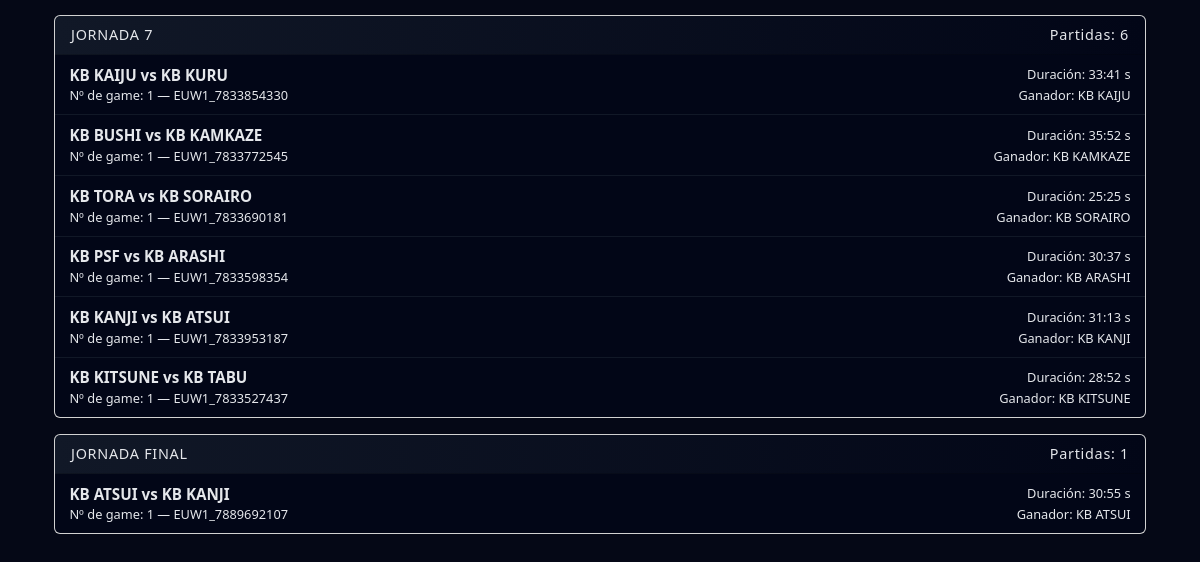
The page /buscar_partidos/ (lower part) on the database as committed earlier.
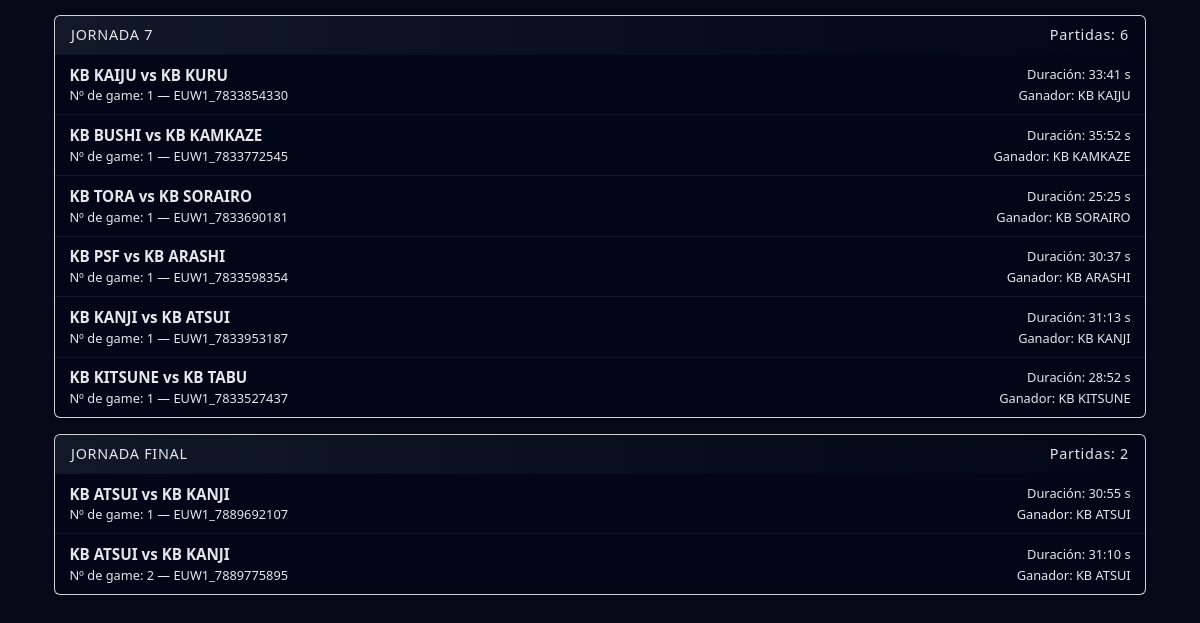
The same page on the database as committed later.
### KBStats/Cinturones/models.py (models this page shows, shortened)
class Partida(models.Model):
	match_id = models.CharField(max_length=100, unique=True)
	jornada = models.CharField(max_length=100, blank=True, null=True)
	numero_partida = models.CharField(max_length=50, blank=True, null=True)
	equipo_azul = models.ForeignKey(Equipo, related_name='partidas_azul', on_delete=models.PROTECT)
	equipo_rojo = models.ForeignKey(Equipo, related_name='partidas_rojo', on_delete=models.PROTECT)
	ganador_equipo = models.ForeignKey(Equipo, null=True, blank=True, related_name='partidas_ganadas', on_delete=models.SET_NULL)
	duracion_segundos = models.IntegerField(default=0)
	dragones_azul = models.IntegerField(default=0)
	dragones_rojo = models.IntegerField(default=0)
	heraldos_azul = models.IntegerField(default=0)
	heraldos_rojo = models.IntegerField(default=0)
	barones_azul = models.IntegerField(default=0)
	barones_rojo = models.IntegerField(default=0)
	elders_azul = models.IntegerField(default=0)
	elders_rojo = models.IntegerField(default=0)
	atakhan_azul = models.IntegerField(default=0)
	atakhan_rojo = models.IntegerField(default=0)
	position_data = models.JSONField(null=True, blank=True)
	created_at = models.DateTimeField(auto_now_add=True)
	class Meta:
		verbose_name = "Partida"
		verbose_name_plural = "Partidas"

class Equipo(models.Model):
	nombre = models.CharField(max_length=200, unique=True)
	class Meta:
		verbose_name = "Equipo"
		verbose_name_plural = "Equipos"

### KBStats/Cinturones/views.py (the view)
# urls.py: path('buscar_partidos/', buscar_partidos_form, name='buscar_partidos_form'),
def buscar_partidos_form(request):
	jornada = request.GET.get('jornada')
	sort = request.GET.get('sort')
	order = request.GET.get('order', 'asc')
	sort_map = {
		'jornada': 'jornada',
		'numero': 'numero_partida',
		'duracion': 'duracion_segundos',
		'equipo_azul': 'equipo_azul__nombre',
		'equipo_rojo': 'equipo_rojo__nombre',
		'ganador': 'ganador_equipo__nombre',
		'created': 'created_at',
	}
	if jornada:
		partidas_qs = (Partida.objects
			.filter(jornada=jornada)
			.select_related('equipo_azul', 'equipo_rojo', 'ganador_equipo'))
		default_order = ['numero_partida']
	else:
		partidas_qs = (Partida.objects
			.all()
			.select_related('equipo_azul', 'equipo_rojo', 'ganador_equipo'))
		default_order = ['jornada', 'numero_partida']
	if sort in sort_map:
		field = sort_map[sort]
		if order == 'desc':
			field = f'-{field}'
		partidas_qs = partidas_qs.order_by(field)
	else:
		partidas_qs = partidas_qs.order_by(*default_order)
	partidas_result = []
	for p in partidas_qs:
		partidas_result.append({
			'id': p.id,
			'match_id': p.match_id,
			'jornada': p.jornada,
			'numero_partida': p.numero_partida,
			'equipo_azul': p.equipo_azul.nombre if p.equipo_azul else None,
			'equipo_rojo': p.equipo_rojo.nombre if p.equipo_rojo else None,
			'ganador_equipo': p.ganador_equipo.nombre if p.ganador_equipo else None,
			'duracion_segundos': f"{p.duracion_segundos//60}:{p.duracion_segundos%60:02}",
		})
	groups = []
	if jornada:
		groups = [{
			'jornada': jornada,
			'partidas': partidas_result,
		}]
	else:
		current_j = None
		for p in partidas_result:
			if p['jornada'] != current_j:
				current_j = p['jornada']
				groups.append({'jornada': current_j, 'partidas': [p]})
			else:
				groups[-1]['partidas'].append(p)
	total_partidas = Partida.objects.count()
	return render(
		request,
		'Cinturones/buscar_partidos_form.html',
		{'groups': groups, 'jornada': jornada, 'total_partidas': total_partidas},
	)

### KBStats/Cinturones/templates/Cinturones/buscar_partidos_form.html (shortened to what this page needs)
{% extends 'Cinturones/base.html' %}
{% block content %}
<div class="container py-4">
  <div class="mt-4">
    {% if groups %}
      {% for g in groups %}
        <div class="card card-jornada mb-3">
          <div class="card-header card-jornada-header d-flex justify-content-between align-items-center">
            <span class="text-uppercase">Jornada {{ g.jornada }}</span>
            <span>Partidas: {{ g.partidas|length }}</span>
          </div>
          <div class="list-group list-group-flush list-group-kb">
            {% for p in g.partidas %}
              <a href="/partida/{{ p.match_id }}/"
                 class="list-group-item list-group-item-action list-group-item-kb">
                <div class="d-flex w-100 justify-content-between align-items-center">
                  <span class="partida-title">
                    {{ p.equipo_azul }} vs {{ p.equipo_rojo }}
                  </span>
                  <span class="partida-meta">
                    Duración: {{ p.duracion_segundos }} s
                  </span>
                </div>
                <div class="d-flex w-100 justify-content-between">
                  <span class="partida-meta">
                    Nº de game: {{ p.numero_partida }} — {{ p.match_id }}
                  </span>
                  <span class="partida-meta">
                    Ganador: {{ p.ganador_equipo|default:"-" }}
                  </span>
                </div>
              </a>
            {% endfor %}
          </div>
        </div>
      {% endfor %}
    {% else %}
      <div class="alert alert-secondary">
        No hay partidas para mostrar. Total en la base: {{ total_partidas }}
      </div>
    {% endif %}
  </div>
</div>
{% endblock %}

Rows that differ between the two databases and show on the page:
added Partida: match_id "EUW1_7889775895"
Other text that changed with them:
new list line: "JORNADA Partidas: 2 vs Duración: 30:55 s Nº de game: 1 — Ganador: vs Duración: 31:10 s Nº de game: 2 — Ganador:"
new list line: "FINAL EUW1_7889692107"
new list line: "KB ATSUI KB ATSUI KB ATSUI KB ATSUI"
new list line: "KB KANJI KB KANJI"
list line gone: "JORNADA Partidas: 1 vs Duración: 30:55 s Nº de game: 1 — Ganador:"
list line gone: "FINAL EUW1_7889692107"
list line gone: "KB ATSUI KB ATSUI"
list line gone: "KB KANJI"
